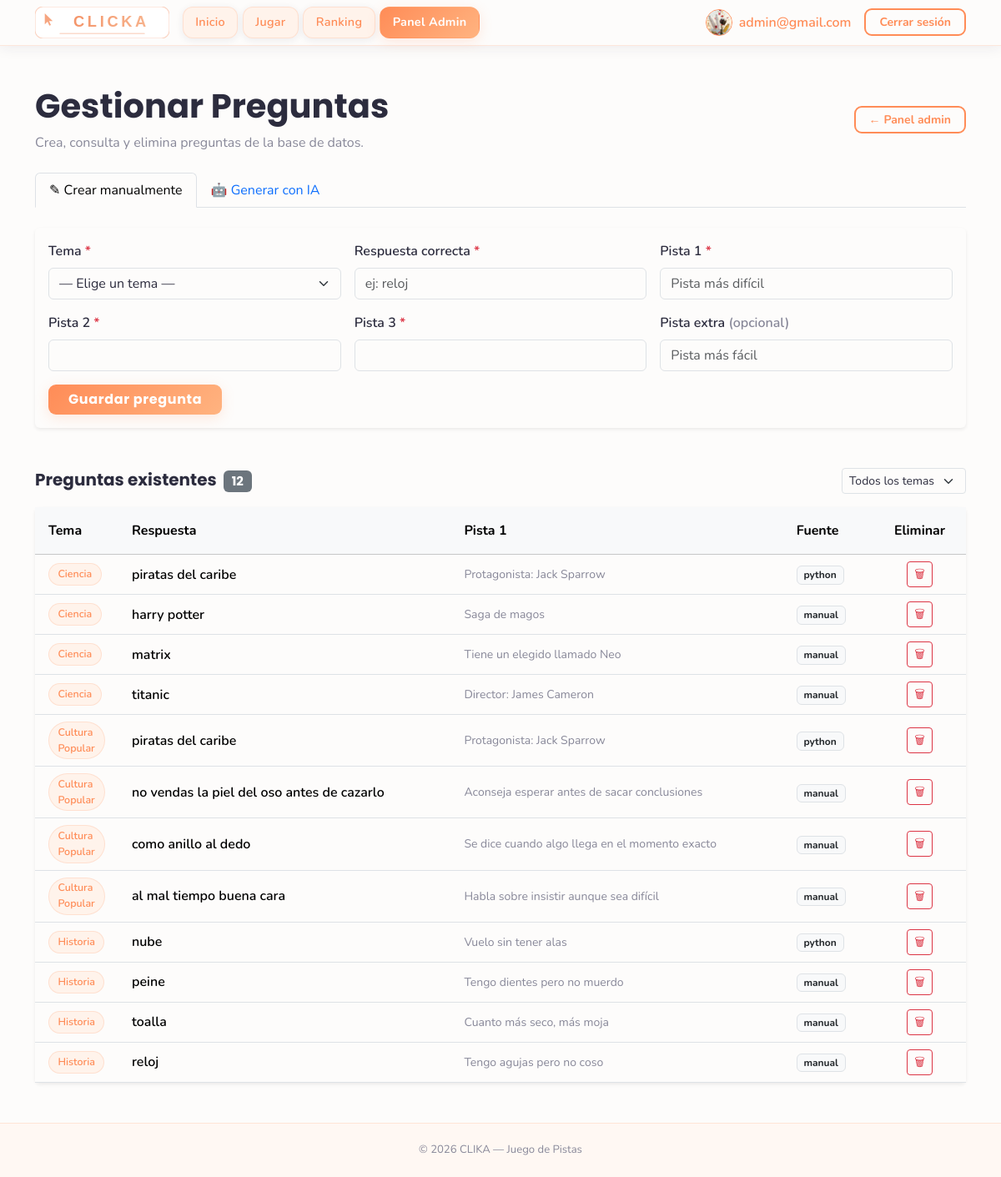
Before: /pages/questions.php (signed in) with the older database file.
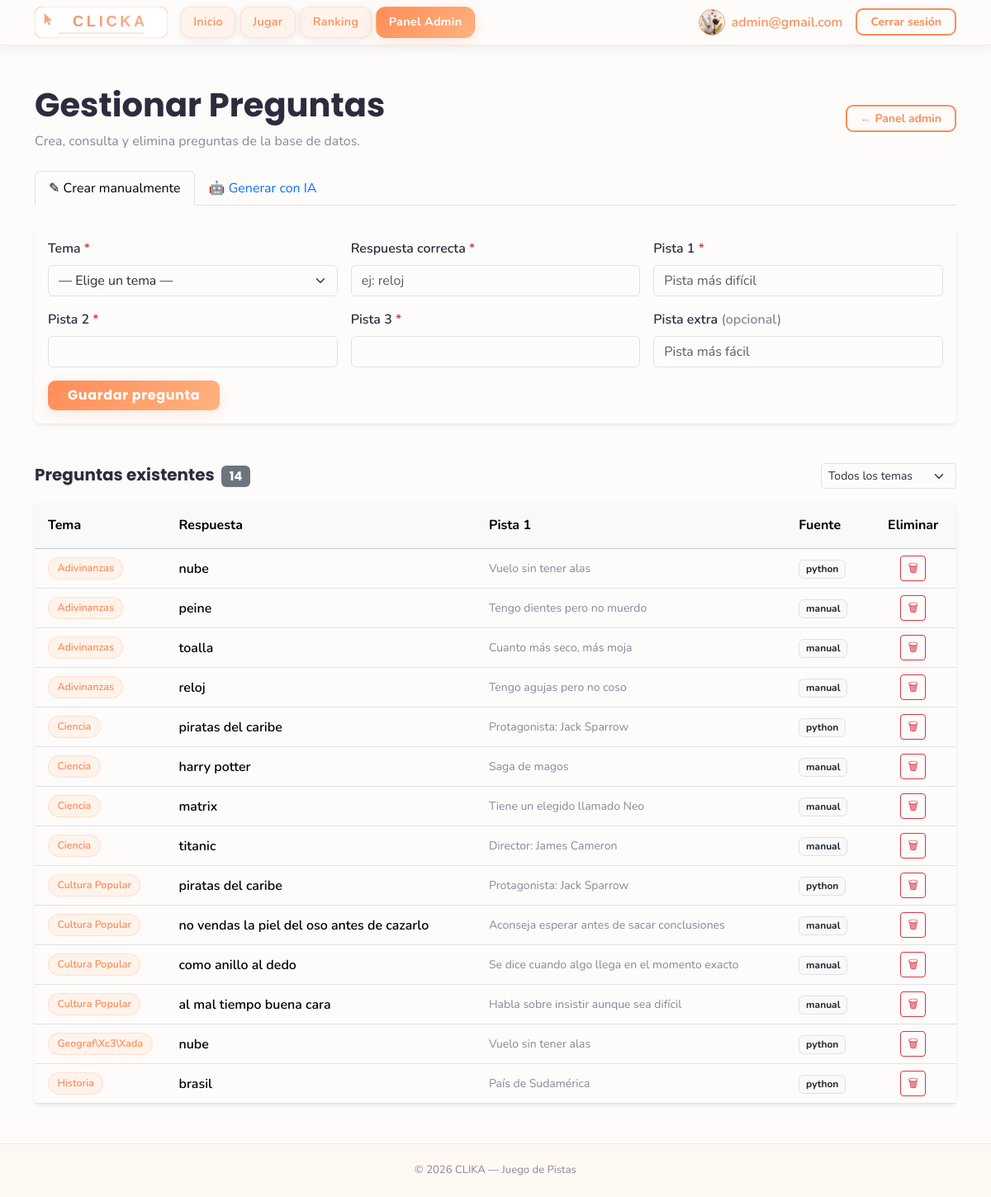
After: the same page with the newer database file.
### tables this page shows
CREATE TABLE preguntas (
    id INTEGER PRIMARY KEY AUTOINCREMENT,
    tema_id INTEGER NOT NULL,
    pista1 TEXT NOT NULL,
    pista2 TEXT NOT NULL,
    pista3 TEXT NOT NULL,
    pista_extra TEXT,
    respuesta TEXT NOT NULL,
    fuente TEXT NOT NULL DEFAULT 'manual',
    created_at TEXT NOT NULL DEFAULT CURRENT_TIMESTAMP,
    FOREIGN KEY (tema_id) REFERENCES temas (id) ON DELETE CASCADE
);

CREATE TABLE temas (
    id INTEGER PRIMARY KEY AUTOINCREMENT,
    nombre TEXT NOT NULL UNIQUE,
    created_at TEXT NOT NULL DEFAULT CURRENT_TIMESTAMP
);

### pages/questions.php (the view, shortened to what this page needs)
<?php
require_once '../includes/db.php';
$preguntas = [];
$filterTema = isset($_GET['tema_id']) ? (int) $_GET['tema_id'] : 0;
$sql = 'SELECT p.id, p.pista1, p.pista2, p.pista3, p.pista_extra, p.respuesta,
               p.fuente, t.nombre AS tema_nombre
        FROM preguntas p
        JOIN temas t ON p.tema_id = t.id';
if ($filterTema > 0) {
    $stmtQ = $db->prepare($sql . ' WHERE p.tema_id = :tid ORDER BY p.id DESC');
    $stmtQ->bindValue(':tid', $filterTema, SQLITE3_INTEGER);
    $resQ = $stmtQ->execute();
} else {
    $resQ = $db->query($sql . ' ORDER BY t.nombre, p.id DESC');
}
while ($row = $resQ->fetchArray(SQLITE3_ASSOC)) {
    $preguntas[] = $row;
}
?>
<!DOCTYPE html>
<html lang="es">
<head>
  <?php include '../includes/head.php'; ?>
</head>
<body>
  <?php include '../includes/menu.php'; ?>
  <main class="container mt-5 pb-5">
    <div class="d-flex justify-content-between align-items-center mb-4">
      <div>
        <h1 class="fw-bold">Gestionar Preguntas</h1>
        <p class="text-muted mb-0">Crea, consulta y elimina preguntas de la base de datos.</p>
      </div>
      <a href="admin_config.php" class="btn btn-outline-accent btn-sm px-3">← Panel admin</a>
    </div>
    <ul class="nav nav-tabs mb-4" id="adminTabs">
      <li class="nav-item">
        <button class="nav-link active" data-bs-toggle="tab" data-bs-target="#tab-manual">
          &#9998; Crear manualmente
        </button>
      </li>
      <li class="nav-item">
        <button class="nav-link" data-bs-toggle="tab" data-bs-target="#tab-ia">
          &#129302; Generar con IA
        </button>
      </li>
    </ul>
    <div class="tab-content mb-5">
      <div class="tab-pane fade show active" id="tab-manual">
        <div class="card border-0 shadow-sm">
          <div class="card-body">
            <form method="POST">
              <div class="row g-3">
                <div class="col-md-4">
                  <label class="form-label fw-semibold">Tema <span class="text-danger">*</span></label>
                  <select name="tema_id" class="form-select" required>
                    <option value="">— Elige un tema —</option>
                  </select>
                </div>
                <div class="col-md-4">
                  <label class="form-label fw-semibold">Respuesta correcta <span class="text-danger">*</span></label>
                  <input type="text" name="respuesta" class="form-control" placeholder="ej: reloj" required>
                </div>
                <div class="col-12 col-md-4">
                  <label class="form-label fw-semibold">Pista 1 <span class="text-danger">*</span></label>
                  <input type="text" name="pista1" class="form-control" placeholder="Pista más difícil" required>
                </div>
                <div class="col-12 col-md-4">
                  <label class="form-label fw-semibold">Pista 2 <span class="text-danger">*</span></label>
                  <input type="text" name="pista2" class="form-control" required>
                </div>
                <div class="col-12 col-md-4">
                  <label class="form-label fw-semibold">Pista 3 <span class="text-danger">*</span></label>
                  <input type="text" name="pista3" class="form-control" required>
                </div>
                <div class="col-12 col-md-4">
                  <label class="form-label fw-semibold">Pista extra <span class="text-muted">(opcional)</span></label>
                  <input type="text" name="pista_extra" class="form-control" placeholder="Pista más fácil">
                </div>
                <div class="col-12">
                  <button type="submit" class="btn btn-primary px-4">Guardar pregunta</button>
                </div>
              </div>
            </form>
          </div>
        </div>
      </div>
    </div>
    <div class="d-flex justify-content-between align-items-center mb-3">
      <h5 class="fw-bold mb-0">
        Preguntas existentes
        <span class="badge bg-secondary ms-1"><?php echo count($preguntas); ?></span>
      </h5>
      <form method="GET" class="d-flex gap-2 align-items-center">
        <select name="tema_id" class="form-select form-select-sm" style="width:auto"
                onchange="this.form.submit()">
          <option value="">Todos los temas</option>
        </select>
      </form>
    </div>
    <?php if (empty($preguntas)): ?>
      <p class="text-muted text-center py-5">No hay preguntas para mostrar.</p>
    <?php else: ?>
      <div class="card border-0 shadow-sm">
        <div class="table-responsive">
          <table class="table align-middle mb-0">
            <thead class="table-light">
              <tr>
                <th class="px-3 py-3" style="width:100px">Tema</th>
                <th class="px-3 py-3">Respuesta</th>
                <th class="px-3 py-3 d-none d-md-table-cell">Pista 1</th>
                <th class="px-3 py-3 d-none d-lg-table-cell">Fuente</th>
                <th class="px-3 py-3 text-center">Eliminar</th>
              </tr>
            </thead>
            <tbody>
              <?php foreach ($preguntas as $q): ?>
              <tr>
                <td class="px-3 py-2">
                  <span class="ranking-tema"><?php echo htmlspecialchars($q['tema_nombre']); ?></span>
                </td>
                <td class="px-3 py-2 fw-semibold">
                  <?php echo htmlspecialchars($q['respuesta']); ?>
                </td>
                <td class="px-3 py-2 text-muted small d-none d-md-table-cell">
                  <?php echo htmlspecialchars(mb_strimwidth($q['pista1'], 0, 60, '…')); ?>
                </td>
                <td class="px-3 py-2 d-none d-lg-table-cell">
                  <span class="badge <?php echo $q['fuente'] === 'ia' ? 'bg-info text-dark' : 'bg-light text-dark border'; ?>">
                    <?php echo htmlspecialchars($q['fuente']); ?>
                  </span>
                </td>
                <td class="px-3 py-2 text-center">
                  <form method="POST"
                        onsubmit="return confirm('¿Eliminar esta pregunta?');">
                    <button type="submit" class="btn btn-sm btn-outline-danger">&#128465;</button>
                  </form>
                </td>
              </tr>
              <?php endforeach; ?>
            </tbody>
          </table>
        </div>
      </div>
    <?php endif; ?>
  </main>
  <?php include '../includes/foot.php'; ?>
</body>
</html>

### includes/head.php (shortened to what this page needs)
<link
    href="https://cdn.jsdelivr.net/npm/bootstrap@5.3.3/dist/css/bootstrap.min.css"
    rel="stylesheet"
>
<link rel="stylesheet" href="https://cdn.jsdelivr.net/npm/bootstrap-icons@1.11.3/font/bootstrap-icons.min.css">
<link rel="stylesheet" href="<?php echo BASE_URL; ?>/assets/css/styles.css">

### includes/menu.php (shortened to what this page needs)
<?php
$currentPage = basename($_SERVER['PHP_SELF']);
?>
<nav class="navbar navbar-expand-lg navbar-clika sticky-top" aria-label="Navegación principal">
  <div class="container">
    <a class="navbar-brand p-0" href="<?php echo BASE_URL; ?>/index.php">
      <img src="<?php echo BASE_URL; ?>/assets/images/logo.svg" alt="CLICKA" height="38" width="auto">
    </a>
    <div class="collapse navbar-collapse" id="navbarMain">
      <ul class="navbar-nav me-auto mb-2 mb-lg-0">
        <li class="nav-item">
          <a class="nav-link nav-pill <?php echo ($currentPage === 'index.php') ? 'active' : ''; ?>"
            href="<?php echo BASE_URL; ?>/index.php">Inicio</a>
        </li>
        <li class="nav-item">
          <a class="nav-link nav-pill <?php echo ($currentPage === 'play.php') ? 'active' : ''; ?>"
            href="<?php echo BASE_URL; ?>/pages/play.php">Jugar</a>
        </li>
        <li class="nav-item">
          <a class="nav-link nav-pill <?php echo ($currentPage === 'ranking.php') ? 'active' : ''; ?>"
            href="<?php echo BASE_URL; ?>/pages/ranking.php">Ranking</a>
        </li>
        <?php if (!empty($_SESSION['usuari_id']) && $_SESSION['rol'] === 'admin'): ?>
          <li class="nav-item">
            <a class="nav-link nav-pill fw-bold <?php echo in_array($currentPage, ['admin_config.php', 'users.php', 'themes.php', 'questions.php'], true) ? 'active' : ''; ?>"
              href="<?php echo BASE_URL; ?>/pages/admin_config.php">Panel Admin</a>
          </li>
        <?php endif; ?>
      </ul>
      <ul class="navbar-nav ms-auto align-items-center gap-2">
        <?php if (!empty($_SESSION['usuari_id'])): ?>
          <li class="nav-item ms-lg-3">
            <a class="d-flex align-items-center text-decoration-none" href="<?php echo BASE_URL; ?>/pages/profile.php">
              <?php
              $userPhoto = $_SESSION['foto'] ?? 'default.png';
              $finalPhotoUrl = ($userPhoto === 'default.png')
                ? BASE_URL . "/assets/images/social_media/profile.svg"
                : (str_starts_with($userPhoto, 'http') ? $userPhoto : BASE_URL . "/storage/uploads/" . $userPhoto);
              ?>
              <img src="<?php echo $finalPhotoUrl; ?>" alt="Perfil" class="rounded-circle border border-primary"
                style="width: 32px; height: 32px; object-fit: cover;">
              <span class="ms-2 fw-semibold text-primary d-none d-xl-inline">
                <?php echo htmlspecialchars($_SESSION['username']); ?>
              </span>
            </a>
          </li>
          <li class="nav-item ms-lg-2">
            <a class="btn btn-outline-accent btn-sm px-3" href="<?php echo BASE_URL; ?>/pages/logout.php">
              Cerrar sesión
            </a>
          </li>
        <?php endif; ?>
      </ul>
    </div>
  </div>
</nav>

### includes/foot.php (shortened to what this page needs)
  <footer>
    <div class="container">
      <span>&copy; <?php echo date('Y'); ?> CLIKA &mdash; Juego de Pistas</span>
    </div>
  </footer>
</body>
</html>

### assets/css/styles.css (style rules this page uses)
:root { --clika-bg: #FDFCFB; --clika-card-bg: #FFFFFF; --clika-surface: #FFF3EB; --clika-primary: #FF8C57; --clika-primary-hover: #F07040; --clika-accent: #FFB380; --clika-text: #2C2C3E; --clika-muted: #888899; --clika-border: rgba(255, 140, 87, 0.18); --clika-border-strong: rgba(255, 140, 87, 0.38); --clika-shadow: rgba(255, 140, 87, 0.18); --clika-shadow-dark: rgba(44, 44, 62, 0.08); --font-heading: 'Poppins', sans-serif; --font-body: 'Nunito', sans-serif; --bs-body-bg: var(--clika-bg); --bs-body-color: var(--clika-text); --bs-primary: var(--clika-primary); --bs-primary-rgb: 255, 140, 87; }
*, *::before, *::after { box-sizing: border-box; }
body { background-color: var(--clika-bg); color: var(--clika-text); font-family: var(--font-body); min-height: 100vh; display: flex; flex-direction: column; }
main { flex: 1 0 auto; }
h1, h2, h3, h4, h5, h6, .navbar-brand { font-family: var(--font-heading); }
.navbar-clika { background-color: rgba(253, 252, 251, 0.95) !important; border-bottom: 1.5px solid var(--clika-border); backdrop-filter: blur(14px); -webkit-backdrop-filter: blur(14px); box-shadow: 0 2px 16px var(--clika-shadow-dark); }
.navbar-clika .nav-link { color: var(--clika-muted) !important; font-weight: 600; font-size: .9rem; letter-spacing: .02em; padding: .38rem .7rem; border-radius: 7px; transition: color .2s, background .2s; }
.navbar-clika .nav-link.active { color: var(--clika-primary) !important; background: rgba(255, 140, 87, .12); }
.navbar-clika.navbar-expand-lg .navbar-nav .nav-link.nav-pill { color: var(--clika-primary) !important; background: var(--clika-surface) !important; border: 1px solid var(--clika-border) !important; border-radius: 12px !important; box-shadow: 0 2px 10px var(--clika-shadow-dark) !important; margin-right: 0.35rem; padding: 0.45rem 0.9rem !important; font-weight: 600; display: inline-flex; align-items: center; justify-content: center; position: relative; z-index: 2; pointer-events: auto; }
.navbar-clika.navbar-expand-lg .navbar-nav .nav-link.nav-pill.active { color: #fff !important; background: linear-gradient(135deg, var(--clika-primary), var(--clika-accent)) !important; border-color: transparent !important; box-shadow: 0 4px 16px var(--clika-shadow) !important; }
.text-primary { color: var(--clika-primary) !important; }
.text-muted { color: var(--clika-muted) !important; }
.btn-primary { background: linear-gradient(135deg, var(--clika-primary), var(--clika-accent)); border: none; color: #fff; font-family: var(--font-heading); font-weight: 700; letter-spacing: .04em; border-radius: 9px; box-shadow: 0 4px 16px var(--clika-shadow); transition: transform .18s, box-shadow .18s, filter .18s; }
.btn-outline-accent { border: 2px solid var(--clika-primary); color: var(--clika-primary); font-weight: 700; border-radius: 9px; background: transparent; transition: background .2s, color .2s, box-shadow .2s; }
footer { background-color: #FFF8F3; border-top: 1.5px solid var(--clika-border); color: var(--clika-muted); font-size: .82rem; padding: 1.4rem 0; text-align: center; margin-top: auto; }
.ranking-tema { display: inline-block; background: var(--clika-surface); border: 1px solid var(--clika-border); color: var(--clika-primary); font-size: .78rem; font-weight: 600; padding: .18rem .65rem; border-radius: 50px; text-transform: capitalize; }

Changed rows visible on the page:
changed through a linked row, preguntas (number 1 of 14 on the later page): tema.nombre "Historia" → "Adivinanzas"; moves up the list
changed through a linked row, preguntas "peine": tema.nombre "Historia" → "Adivinanzas"; moves up the list
changed through a linked row, preguntas "toalla": tema.nombre "Historia" → "Adivinanzas"; moves up the list
changed through a linked row, preguntas "reloj": tema.nombre "Historia" → "Adivinanzas"; moves up the list
now on this page (row unchanged): preguntas: tema.nombre "Geograf\\xc3\\xada", respuesta "nube", pista1 "Vuelo sin tener alas", fuente "python"
now on this page (row unchanged): preguntas: tema.nombre "Historia", respuesta "brasil", pista1 "País de Sudamérica", fuente "python"
Other visible differences:
count($preguntas): "12" → "14"
